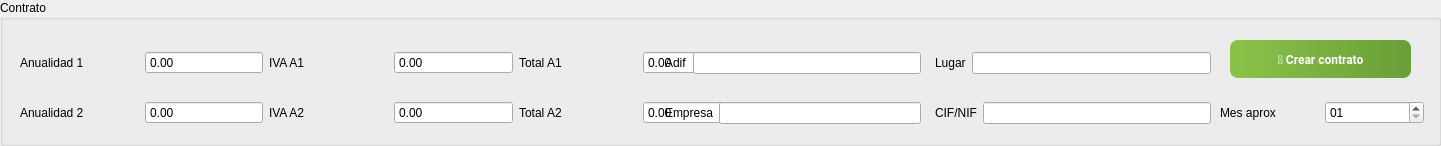
     <widget class="QGroupBox" name="groupBox_11">
      <property name="geometry">
       <rect>
        <x>60</x>
        <y>435</y>
        <width>1441</width>
        <height>146</height>
       </rect>
      </property>
      <property name="title">
       <string>Contrato</string>
      </property>
      <widget class="QWidget" name="layoutWidget_2">
       <property name="geometry">
        <rect>
         <x>20</x>
         <y>40</y>
         <width>742</width>
         <height>46</height>
        </rect>
       </property>
       <layout class="QHBoxLayout" name="horizontalLayout_23">
        <property name="sizeConstraint">
         <enum>QLayout::SetNoConstraint</enum>
        </property>
        <item>
         <widget class="QLabel" name="Lb26_2">
          <property name="text">
           <string>Anualidad 1</string>
          </property>
         </widget>
        </item>
        <item>
         <widget class="QDoubleSpinBox" name="BaseAnualidad1">
          <property name="readOnly">
           <bool>true</bool>
          </property>
          <property name="buttonSymbols">
           <enum>QAbstractSpinBox::NoButtons</enum>
          </property>
          <property name="decimals">
           <number>2</number>
          </property>
          <property name="minimum">
           <double>0.000000000000000</double>
          </property>
          <property name="maximum">
           <double>100000000.000000000000000</double>
          </property>
          <property name="singleStep">
           <double>1.000000000000000</double>
          </property>
         </widget>
        </item>
        <item>
         <widget class="QLabel" name="Lb25_3">
          <property name="text">
           <string>IVA A1</string>
          </property>
         </widget>
        </item>
        <item>
         <widget class="QDoubleSpinBox" name="IvaAnualidad1">
          <property name="readOnly">
           <bool>true</bool>
          </property>
          <property name="buttonSymbols">
           <enum>QAbstractSpinBox::NoButtons</enum>
          </property>
          <property name="decimals">
           <number>2</number>
          </property>
          <property name="minimum">
           <double>0.000000000000000</double>
          </property>
          <property name="maximum">
           <double>100000000.000000000000000</double>
          </property>
          <property name="singleStep">
           <double>1.000000000000000</double>
          </property>
         </widget>
        </item>
        <item>
         <widget class="QLabel" name="Lb25_4">
          <property name="text">
           <string>Total A1</string>
          </property>
         </widget>
        </item>
        <item>
         <widget class="QDoubleSpinBox" name="TotalAnualidad1">
          <property name="readOnly">
           <bool>true</bool>
          </property>
          <property name="buttonSymbols">
           <enum>QAbstractSpinBox::NoButtons</enum>
          </property>
          <property name="decimals">
           <number>2</number>
          </property>
          <property name="minimum">
           <double>0.000000000000000</double>
          </property>
          <property name="maximum">
           <double>100000000.000000000000000</double>
          </property>
          <property name="singleStep">
           <double>1.000000000000000</double>
          </property>
         </widget>
        </item>
       </layout>
      </widget>
      <widget class="QWidget" name="layoutWidget_3">
       <property name="geometry">
        <rect>
         <x>20</x>
         <y>90</y>
         <width>742</width>
         <height>46</height>
        </rect>
       </property>
       <layout class="QHBoxLayout" name="horizontalLayout_25">
        <property name="sizeConstraint">
         <enum>QLayout::SetNoConstraint</enum>
        </property>
        <item>
         <widget class="QLabel" name="Lb26_3">
          <property name="text">
           <string>Anualidad 2</string>
          </property>
         </widget>
        </item>
        <item>
         <widget class="QDoubleSpinBox" name="BaseAnualidad2">
          <property name="readOnly">
           <bool>true</bool>
          </property>
          <property name="buttonSymbols">
           <enum>QAbstractSpinBox::NoButtons</enum>
          </property>
          <property name="decimals">
           <number>2</number>
          </property>
          <property name="minimum">
           <double>0.000000000000000</double>
          </property>
          <property name="maximum">
           <double>100000000.000000000000000</double>
          </property>
          <property name="singleStep">
           <double>1.000000000000000</double>
          </property>
         </widget>
        </item>
        <item>
         <widget class="QLabel" name="Lb25_5">
          <property name="text">
           <string>IVA A2</string>
          </property>
         </widget>
        </item>
        <item>
         <widget class="QDoubleSpinBox" name="IvaAnualidad2">
          <property name="readOnly">
           <bool>true</bool>
          </property>
          <property name="buttonSymbols">
           <enum>QAbstractSpinBox::NoButtons</enum>
          </property>
          <property name="decimals">
           <number>2</number>
          </property>
          <property name="minimum">
           <double>0.000000000000000</double>
          </property>
          <property name="maximum">
           <double>100000000.000000000000000</double>
          </property>
          <property name="singleStep">
           <double>1.000000000000000</double>
          </property>
         </widget>
        </item>
        <item>
         <widget class="QLabel" name="Lb25_6">
          <property name="text">
           <string>Total A2</string>
          </property>
         </widget>
        </item>
        <item>
         <widget class="QDoubleSpinBox" name="TotalAnualidad2">
          <property name="readOnly">
           <bool>true</bool>
          </property>
          <property name="buttonSymbols">
           <enum>QAbstractSpinBox::NoButtons</enum>
          </property>
          <property name="decimals">
           <number>2</number>
          </property>
          <property name="minimum">
           <double>0.000000000000000</double>
          </property>
          <property name="maximum">
           <double>100000000.000000000000000</double>
          </property>
          <property name="singleStep">
           <double>1.000000000000000</double>
          </property>
         </widget>
        </item>
       </layout>
      </widget>
      <widget class="QWidget" name="layoutWidget_4">
       <property name="geometry">
        <rect>
         <x>935</x>
         <y>90</y>
         <width>276</width>
         <height>46</height>
        </rect>
       </property>
       <layout class="QHBoxLayout" name="horizontalLayout_41">
        <item>
         <widget class="QLabel" name="Lb21_3">
          <property name="text">
           <string>CIF/NIF</string>
          </property>
         </widget>
        </item>
        <item>
         <widget class="QLineEdit" name="CIf_Contrato"/>
        </item>
       </layout>
      </widget>
      <widget class="QPushButton" name="Generar_Contrato">
       <property name="geometry">
        <rect>
         <x>1230</x>
         <y>40</y>
         <width>181</width>
         <height>38</height>
        </rect>
       </property>
       <property name="font">
        <font>
         <family>Segoe UI,Roboto,Arial,sans-serif</family>
         <pointsize>9</pointsize>
         <weight>75</weight>
         <bold>true</bold>
        </font>
       </property>
       <property name="styleSheet">
        <string notr="true">QPushButton {
    background: qlineargradient(x1:0,y1:0,x2:1,y2:0, stop:0 #8BC34A, stop:1 #689F38);
    color: #ffffff;
    border: none;
    border-radius: 8px;
    padding: 6px 12px;
    font-weight: 600;
}
QPushButton:hover {
    background: qlineargradient(x1:0,y1:0,x2:1,y2:0, stop:0 #9CCC65, stop:1 #8BC34A);
}
QPushButton:pressed {
    background: #558B2F;
}</string>
       </property>
       <property name="text">
        <string>📄 Crear contrato</string>
       </property>
      </widget>
      <widget class="QWidget" name="layoutWidget_5">
       <property name="geometry">
        <rect>
         <x>935</x>
         <y>40</y>
         <width>276</width>
         <height>46</height>
        </rect>
       </property>
       <layout class="QHBoxLayout" name="horizontalLayout_42">
        <item>
         <widget class="QLabel" name="Lb21_4">
          <property name="text">
           <string>Lugar</string>
          </property>
         </widget>
        </item>
        <item>
         <widget class="QLineEdit" name="Lugar_Contrato"/>
        </item>
       </layout>
      </widget>
      <widget class="QWidget" name="layoutWidget_6">
       <property name="geometry">
        <rect>
         <x>1220</x>
         <y>90</y>
         <width>204</width>
         <height>45</height>
        </rect>
       </property>
       <layout class="QHBoxLayout" name="horizontalLayout_43">
        <item>
         <widget class="QLabel" name="label_48">
          <property name="text">
           <string>Mes aprox</string>
          </property>
         </widget>
        </item>
        <item>
         <widget class="QDateEdit" name="fechaContrato">
          <property name="displayFormat">
           <string>MM</string>
          </property>
          <property name="calendarPopup">
           <bool>false</bool>
          </property>
         </widget>
        </item>
       </layout>
      </widget>
      <widget class="QWidget" name="layoutWidget">
       <property name="geometry">
        <rect>
         <x>665</x>
         <y>90</y>
         <width>256</width>
         <height>46</height>
        </rect>
       </property>
       <layout class="QHBoxLayout" name="horizontalLayout_40">
        <item>
         <widget class="QLabel" name="Lb21_2">
          <property name="text">
           <string>Empresa</string>
          </property>
         </widget>
        </item>
        <item>
         <widget class="QLineEdit" name="Contrato_Por_Empresa"/>
        </item>
       </layout>
      </widget>
      <widget class="QWidget" name="layoutWidget">
       <property name="geometry">
        <rect>
         <x>665</x>
         <y>40</y>
         <width>256</width>
         <height>46</height>
        </rect>
       </property>
       <layout class="QHBoxLayout" name="horizontalLayout_37">
        <item>
         <widget class="QLabel" name="Lb20_2">
          <property name="text">
           <string>Adif</string>
          </property>
         </widget>
        </item>
        <item>
         <widget class="QLineEdit" name="Contrato_Por_Adif"/>
        </item>
       </layout>
      </widget>
     </widget>
